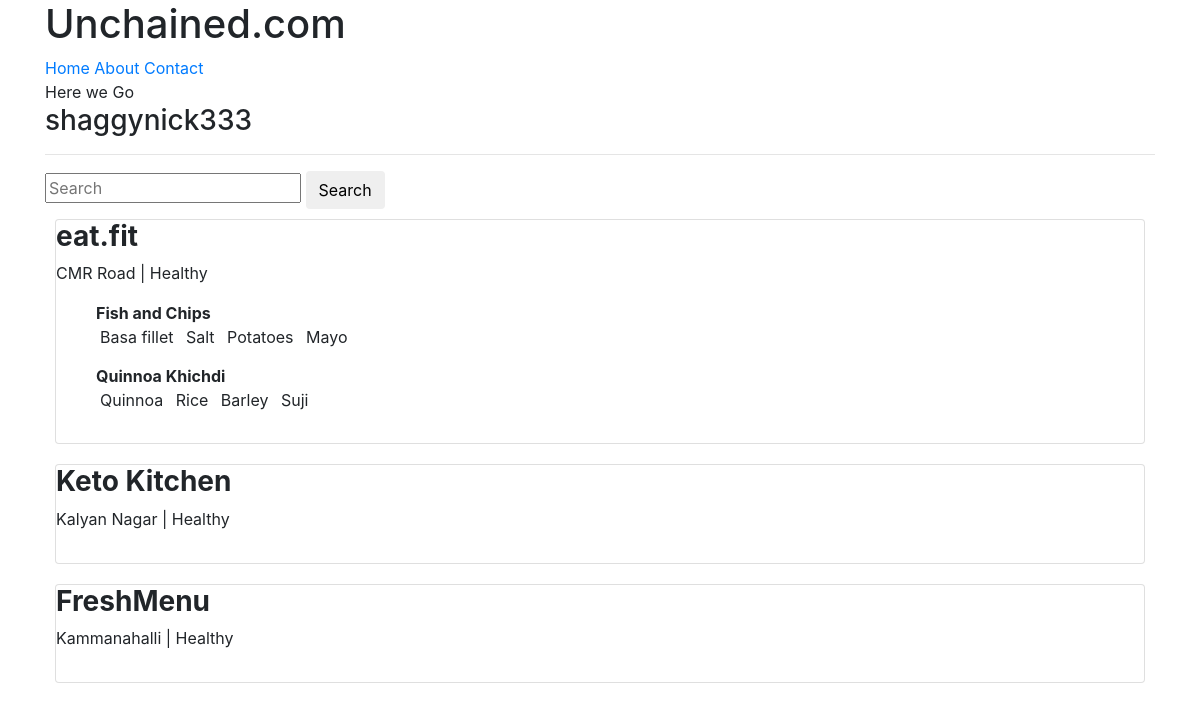
The app's page /u/shaggynick333/ with its own data.
### restaurants/models.py (models this page shows, shortened)
class RestaurantLocation(models.Model):
    name = models.CharField(max_length=120)
    location = models.CharField(max_length=120, null=True, blank=True)
    category = models.CharField(max_length=120, null=True, blank=True, validators=[validate_category])
    slug = models.SlugField(null=True, blank=True)
    owner = models.ForeignKey(User, on_delete=models.CASCADE)
    objects = RestaurantLocationManager()
    @property
    def title(self):
        return str(self.name)

### menus/models.py (models this page shows, shortened)
class Item(models.Model):
    user = models.ForeignKey(settings.AUTH_USER_MODEL, on_delete=models.CASCADE)
    restaurant = models.ForeignKey(RestaurantLocation, on_delete=models.CASCADE)
    name = models.CharField(max_length=120)
    contents = models.TextField(help_text='Separate each item by comma')
    excludes = models.TextField(blank=True, null=True)
    public = models.BooleanField(default=True)
    timestamp = models.DateTimeField(auto_now_add=True)
    updated = models.DateTimeField(auto_now=True)
    class Meta:
        ordering = ['-updated', '-timestamp']
    def get_contents(self):
        return self.contents.split(",")

### profiles/views.py (the view)
# urls.py: re_path(r"^(?P<username>[\w-]+)/$", ProfileDetailView.as_view(), name="detail")
class ProfileDetailView(DetailView):
    template_name = 'profiles/user.html'
    def get_object(self):
        username = self.kwargs.get("username")
        if username is None:
            raise Http404
        return get_object_or_404(User, username__iexact=username, is_active=True)
    def get_context_data(self, *args, **kwargs):
        context = super(ProfileDetailView, self).get_context_data(*args, **kwargs)
        user = context['user']
        query = self.request.GET.get('q')
        item_exists = Item.objects.filter(user=user).exists()
        query_set = RestaurantLocation.objects.filter(owner=user).search(query)
        if item_exists and query_set.exists():
            context["locations"] = query_set
        return context

### restaurants/models.py (called while the page is built)
    def search(self, query):
        if query:
            return self.filter(
                Q(name__icontains=query)|
                Q(location__icontains=query)|
                Q(category__icontains=query)
                ).distinct()
        return self

    def get_queryset(self):
        return RestaurantLocationQuerySet(self.model, using=self._db)

### profiles/templates/profiles/user.html (shortened to what this page needs)
{% extends "base.html" %}
{% block content %}
<h3>{{ user.username }}</h3>
<hr/>
{% if user.item_set.all.exists %}
<form class='form' method='GET' action='.'>
<input type='text' placeholder='Search' name='q' value='{{ request.GET.q }}'>
<button class='btn btn-default' type='submit'>Search</button>
{% if locations %}
{% for rest in locations %}
<div class='row'>
    <div class='col-sm-12'>
        <div class='card card-default' style='margin: 10px;'>
            <h3><b>{{ rest.title }}</b></h3>
            <p>{{ rest.location }} | {{ rest.category }}</p>
            <ol>
                {% for item in rest.item_set.all %}
                <div style='margin-bottom: 15px;'><b>{{ item.name }}</b><br/>
                        {% for ing in item.get_contents %}
                            <span style='padding: 2px 4px;'>{{ ing }}</span>
                        {% endfor %}
                </div>
                {% endfor %}
            </ol>
        </div>
    </div>
</div>
{% endfor %}
{% else %}
<p class='lead'>No Items Found</p>
{% endif %}
{% endif %}
{% endblock %}

### records on screen
RestaurantLocation: title "eat.fit", location "CMR Road", category "Healthy"
Item: name "Fish and Chips", get_contents "Basa fillet" "Salt" "Potatoes" "Mayo"
Item: name "Quinnoa Khichdi", get_contents "Quinnoa" "Rice" "Barley" "Suji"
RestaurantLocation: title "Keto Kitchen", location "Kalyan Nagar", category "Healthy"
RestaurantLocation: title "FreshMenu", location "Kammanahalli", category "Healthy"

### other values on screen
{{ user.username }} "shaggynick333"
